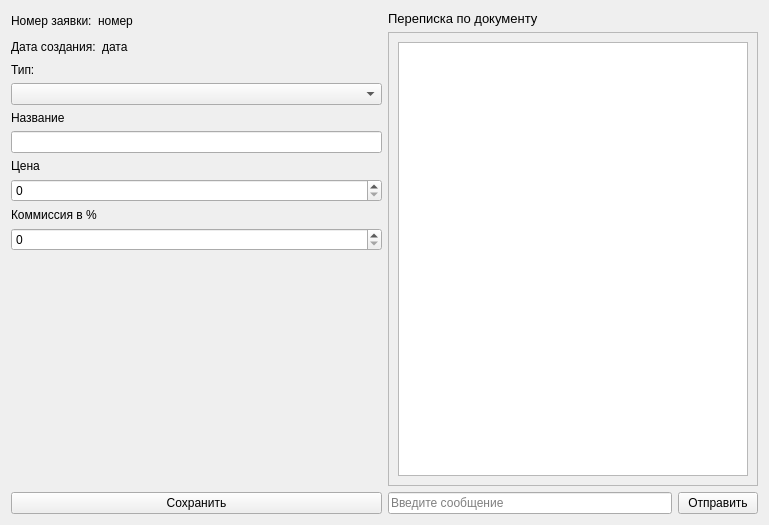
<?xml version="1.0" encoding="UTF-8"?>
<ui version="4.0">
 <class>RequestDetails</class>
 <widget class="QWidget" name="RequestDetails">
  <property name="geometry">
   <rect>
    <x>0</x>
    <y>0</y>
    <width>769</width>
    <height>525</height>
   </rect>
  </property>
  <property name="windowTitle">
   <string>Form</string>
  </property>
  <layout class="QHBoxLayout" name="horizontalLayout_5">
   <item>
    <layout class="QVBoxLayout" name="info_layout">
     <item>
      <layout class="QVBoxLayout" name="nonedit_info_layout">
       <item>
        <layout class="QHBoxLayout" name="horizontalLayout">
         <property name="sizeConstraint">
          <enum>QLayout::SetMaximumSize</enum>
         </property>
         <item>
          <widget class="QLabel" name="label">
           <property name="minimumSize">
            <size>
             <width>10</width>
             <height>0</height>
            </size>
           </property>
           <property name="maximumSize">
            <size>
             <width>16777215</width>
             <height>15</height>
            </size>
           </property>
           <property name="text">
            <string>Номер заявки:</string>
           </property>
          </widget>
         </item>
         <item>
          <widget class="QLabel" name="id_label">
           <property name="minimumSize">
            <size>
             <width>10</width>
             <height>0</height>
            </size>
           </property>
           <property name="maximumSize">
            <size>
             <width>16777215</width>
             <height>15</height>
            </size>
           </property>
           <property name="text">
            <string>номер</string>
           </property>
          </widget>
         </item>
         <item>
          <spacer name="horizontalSpacer">
           <property name="orientation">
            <enum>Qt::Horizontal</enum>
           </property>
           <property name="sizeHint" stdset="0">
            <size>
             <width>40</width>
             <height>20</height>
            </size>
           </property>
          </spacer>
         </item>
        </layout>
       </item>
       <item>
        <layout class="QHBoxLayout" name="horizontalLayout_2">
         <item>
          <widget class="QLabel" name="label_5">
           <property name="text">
            <string>Дата создания:</string>
           </property>
          </widget>
         </item>
         <item>
          <widget class="QLabel" name="date_label">
           <property name="text">
            <string>дата</string>
           </property>
          </widget>
         </item>
         <item>
          <spacer name="horizontalSpacer_2">
           <property name="orientation">
            <enum>Qt::Horizontal</enum>
           </property>
           <property name="sizeHint" stdset="0">
            <size>
             <width>40</width>
             <height>20</height>
            </size>
           </property>
          </spacer>
         </item>
        </layout>
       </item>
      </layout>
     </item>
     <item>
      <layout class="QVBoxLayout" name="edit_info_layout">
       <item>
        <layout class="QVBoxLayout" name="verticalLayout_2">
         <item>
          <widget class="QLabel" name="label_4">
           <property name="text">
            <string>Тип:</string>
           </property>
          </widget>
         </item>
         <item>
          <widget class="QComboBox" name="type_combobox"/>
         </item>
        </layout>
       </item>
       <item>
        <layout class="QVBoxLayout" name="verticalLayout">
         <item>
          <widget class="QLabel" name="label_3">
           <property name="text">
            <string>Название</string>
           </property>
          </widget>
         </item>
         <item>
          <widget class="QLineEdit" name="name_lineedit"/>
         </item>
        </layout>
       </item>
       <item>
        <layout class="QVBoxLayout" name="verticalLayout_3">
         <item>
          <widget class="QLabel" name="label_7">
           <property name="text">
            <string>Цена</string>
           </property>
          </widget>
         </item>
         <item>
          <widget class="QSpinBox" name="price_spinbox"/>
         </item>
        </layout>
       </item>
       <item>
        <layout class="QVBoxLayout" name="verticalLayout_4">
         <item>
          <widget class="QLabel" name="label_8">
           <property name="text">
            <string>Коммиссия в %</string>
           </property>
          </widget>
         </item>
         <item>
          <widget class="QSpinBox" name="comission_spinbox"/>
         </item>
        </layout>
       </item>
      </layout>
     </item>
     <item>
      <spacer name="verticalSpacer">
       <property name="orientation">
        <enum>Qt::Vertical</enum>
       </property>
       <property name="sizeHint" stdset="0">
        <size>
         <width>20</width>
         <height>40</height>
        </size>
       </property>
      </spacer>
     </item>
     <item>
      <widget class="QPushButton" name="save_button">
       <property name="text">
        <string>Сохранить</string>
       </property>
      </widget>
     </item>
    </layout>
   </item>
   <item>
    <layout class="QVBoxLayout" name="messenger_layout">
     <item>
      <widget class="QLabel" name="label_9">
       <property name="font">
        <font>
         <pointsize>10</pointsize>
        </font>
       </property>
       <property name="text">
        <string>Переписка по документу</string>
       </property>
      </widget>
     </item>
     <item>
      <widget class="QScrollArea" name="scrollArea">
       <property name="widgetResizable">
        <bool>true</bool>
       </property>
       <widget class="QWidget" name="scrollAreaWidgetContents">
        <property name="geometry">
         <rect>
          <x>0</x>
          <y>0</y>
          <width>366</width>
          <height>434</height>
         </rect>
        </property>
        <layout class="QHBoxLayout" name="horizontalLayout_4">
         <item>
          <widget class="QListWidget" name="messages_list"/>
         </item>
        </layout>
       </widget>
      </widget>
     </item>
     <item>
      <layout class="QHBoxLayout" name="horizontalLayout_3">
       <item>
        <widget class="QLineEdit" name="message_lineedit">
         <property name="placeholderText">
          <string>Введите сообщение</string>
         </property>
        </widget>
       </item>
       <item>
        <widget class="QPushButton" name="send_button">
         <property name="text">
          <string>Отправить</string>
         </property>
        </widget>
       </item>
      </layout>
     </item>
    </layout>
   </item>
  </layout>
 </widget>
 <resources/>
 <connections/>
</ui>
